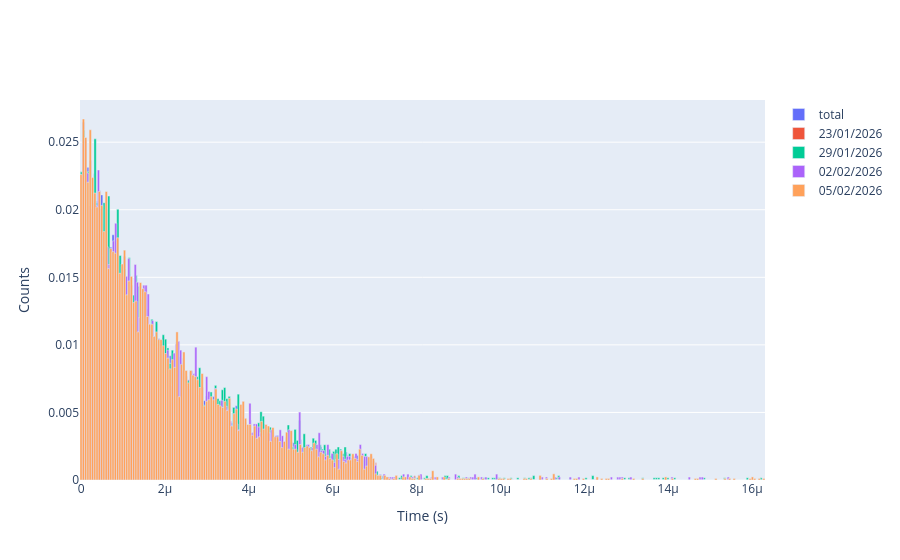

Notebook cell for this chart:
### Markdown cell above
## Hists

### Code cell
# data_2 = data_2[(data_2 > 0.6e-6) & (data_2 < 1.8e-6)]
count, edges = np.histogram(data, bins=n_bins , density=False)
count_1, edges_1 = np.histogram(data_1, bins=n_bins , density=False)
count_2, edges_2 = np.histogram(data_2, bins=n_bins , density=False)
count_3, edges_3 = np.histogram(data_3, bins=n_bins , density=False)
count_4, edges_4 = np.histogram(data_4, bins=n_bins , density=False)
print (len(data), len(data_1))
fig = go.Figure()

fig.add_trace(go.Bar(x=edges[:-1],  y=count   / len(data),   name='total',        width=np.diff(edges)))
fig.add_trace(go.Bar(x=edges_1[:-1], y=count_1 / len(data_1), name='23/01/2026',   width=np.diff(edges_1)))
fig.add_trace(go.Bar(x=edges_2[:-1], y=count_2 / len(data_2), name='29/01/2026',   width=np.diff(edges_2)))
fig.add_trace(go.Bar(x=edges_3[:-1], y=count_3 / len(data_3), name='02/02/2026',   width=np.diff(edges_3)))
fig.add_trace(go.Bar(x=edges_4[:-1], y=count_4 / len(data_4), name='05/02/2026',   width=np.diff(edges_4)))
fig.update_layout(
    xaxis_title='Time (s)',
    yaxis_title='Counts',
    bargap=0
)

fig.show()

### Figure 1 — Plotly figure (JSON) as saved in the notebook; plotly's stock layout.template omitted (floating-point values rounded to 4 significant figures; data arrays with more than 128 entries replaced by an {"elided": "..."} marker saying what was removed)
{"data": [{"name": "total", "type": "bar", "width": {"elided": "300 float values"}, "x": {"elided": "300 float values"}, "y": {"elided": "300 float values"}}, {"name": "23/01/2026", "type": "bar", "width": {"elided": "300 float values"}, "x": {"elided": "300 float values"}, "y": {"elided": "300 float values"}}, {"name": "29/01/2026", "type": "bar", "width": {"elided": "300 float values"}, "x": {"elided": "300 float values"}, "y": {"elided": "300 float values"}}, {"name": "02/02/2026", "type": "bar", "width": {"elided": "300 float values"}, "x": {"elided": "300 float values"}, "y": {"elided": "300 float values"}}, {"name": "05/02/2026", "type": "bar", "width": {"elided": "300 float values"}, "x": {"elided": "300 float values"}, "y": {"elided": "300 float values"}}], "layout": {"bargap": 0, "xaxis": {"title": {"text": "Time (s)"}}, "yaxis": {"title": {"text": "Counts"}}}}
